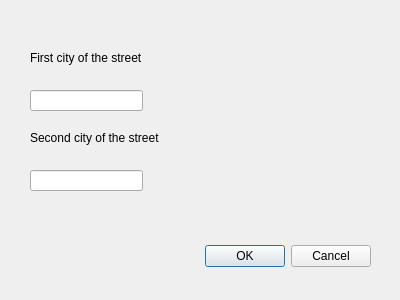
<?xml version="1.0" encoding="UTF-8"?>
<ui version="4.0">
 <class>dialogAddStreet</class>
 <widget class="QDialog" name="dialogAddStreet">
  <property name="geometry">
   <rect>
    <x>0</x>
    <y>0</y>
    <width>400</width>
    <height>300</height>
   </rect>
  </property>
  <property name="windowTitle">
   <string>Dialog</string>
  </property>
  <widget class="QDialogButtonBox" name="buttonBox">
   <property name="geometry">
    <rect>
     <x>30</x>
     <y>240</y>
     <width>341</width>
     <height>32</height>
    </rect>
   </property>
   <property name="orientation">
    <enum>Qt::Horizontal</enum>
   </property>
   <property name="standardButtons">
    <set>QDialogButtonBox::Cancel|QDialogButtonBox::Ok</set>
   </property>
  </widget>
  <widget class="QLabel" name="city_1">
   <property name="geometry">
    <rect>
     <x>30</x>
     <y>50</y>
     <width>161</width>
     <height>16</height>
    </rect>
   </property>
   <property name="text">
    <string>First city of the street</string>
   </property>
  </widget>
  <widget class="QLabel" name="city_2">
   <property name="geometry">
    <rect>
     <x>30</x>
     <y>130</y>
     <width>171</width>
     <height>16</height>
    </rect>
   </property>
   <property name="text">
    <string>Second city of the street</string>
   </property>
  </widget>
  <widget class="QLineEdit" name="City_1">
   <property name="geometry">
    <rect>
     <x>30</x>
     <y>90</y>
     <width>113</width>
     <height>21</height>
    </rect>
   </property>
  </widget>
  <widget class="QLineEdit" name="City_2">
   <property name="geometry">
    <rect>
     <x>30</x>
     <y>170</y>
     <width>113</width>
     <height>21</height>
    </rect>
   </property>
  </widget>
 </widget>
 <resources/>
 <connections>
  <connection>
   <sender>buttonBox</sender>
   <signal>accepted()</signal>
   <receiver>dialogAddStreet</receiver>
   <slot>accept()</slot>
   <hints>
    <hint type="sourcelabel">
     <x>248</x>
     <y>254</y>
    </hint>
    <hint type="destinationlabel">
     <x>157</x>
     <y>274</y>
    </hint>
   </hints>
  </connection>
  <connection>
   <sender>buttonBox</sender>
   <signal>rejected()</signal>
   <receiver>dialogAddStreet</receiver>
   <slot>reject()</slot>
   <hints>
    <hint type="sourcelabel">
     <x>316</x>
     <y>260</y>
    </hint>
    <hint type="destinationlabel">
     <x>286</x>
     <y>274</y>
    </hint>
   </hints>
  </connection>
 </connections>
</ui>
